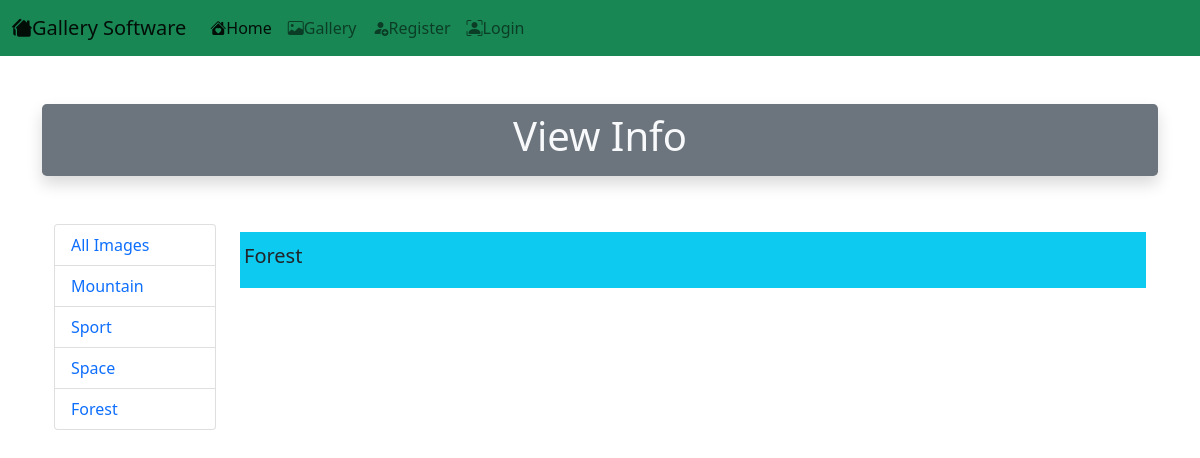
Page /viewinfo/5/ on the committed database.
### GalleryApp/models.py (models this page shows, shortened)
class CategoryModel(models.Model):
    title = models.CharField(max_length=100)

class ImageModel(models.Model):
    title = models.CharField(max_length=100)
    desc = models.TextField()
    uploaded_by =  models.CharField(max_length=100)
    uploaded_at = models.DateTimeField(auto_now_add=True)
    cat = models.ForeignKey(CategoryModel, on_delete=models.CASCADE)
    image = models.ImageField(upload_to='Uploaded_Image/')

### GalleryApp/views.py (the view)
# urls.py: path('viewinfo/<int:id>/',views.View_Info.as_view(), name='viewinfo')
class View_Info(View):
    def get(self,request,id):
        data = ImageModel.objects.get(id = id) # filtered this using match their primary key using in a particular data
        category = CategoryModel.objects.all() # mention this if not then not show after filtered the particular coloum data
        context = {'data':data, 'category':category}
        print(data.title)
        return render(request,'viewinfo.html',context)

### templates/viewinfo.html (shortened to what this page needs)
{% extends 'base.html' %}
{% load static %}
{% block body %}
<div class="container my-5 text-center bg-secondary text-light rounded-3 shadow p-2 mb-2">
    <h1 class="display-6">View Info</h1>
</div>
<div class="container my-5">
    <div class="row">
        <div class="col-2">
            <ul class="list-group">
                <li class="list-group-item"><a href="{% url 'gallery' %}" class="text-decoration-none">All Images</a>
                    {% for i in category %}
                <li class="list-group-item"><a href="{% url 'cat' i.id %}" class="text-decoration-none">{{i.title}}</a>
                </li>
                {% endfor %}
                </li>
            </ul>
        </div>
        <div class="col-10">
            <div class="container my-2 p-1 bg-info ">
                <div class="my-2">
                    <h5>{{data.title}}</h5>
                </div>
            </div>
        </div>
    </div>
</div>
{% endblock body %}

### rows in the picture
CategoryModel: title "Mountain"
CategoryModel: title "Sport"
CategoryModel: title "Space"
CategoryModel: title "Forest"
ImageModel: title "Forest"
